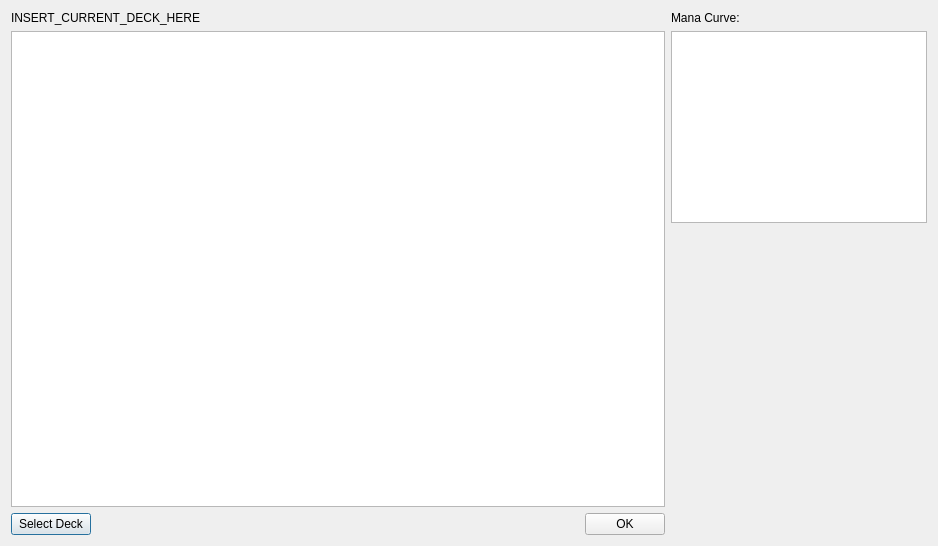
<?xml version="1.0" encoding="UTF-8"?>
<ui version="4.0">
 <class>DeckValidatorDialog</class>
 <widget class="QDialog" name="DeckValidatorDialog">
  <property name="geometry">
   <rect>
    <x>0</x>
    <y>0</y>
    <width>938</width>
    <height>546</height>
   </rect>
  </property>
  <property name="windowTitle">
   <string>Dialog</string>
  </property>
  <layout class="QHBoxLayout" name="horizontalLayout_2">
   <item>
    <layout class="QVBoxLayout" name="verticalLayout">
     <item>
      <widget class="QLabel" name="lblCurrentDeck">
       <property name="text">
        <string>INSERT_CURRENT_DECK_HERE</string>
       </property>
      </widget>
     </item>
     <item>
      <widget class="QTreeView" name="tvIssues">
       <property name="selectionMode">
        <enum>QAbstractItemView::NoSelection</enum>
       </property>
      </widget>
     </item>
     <item>
      <layout class="QHBoxLayout" name="horizontalLayout">
       <item>
        <widget class="QPushButton" name="btnSelectDeck">
         <property name="text">
          <string>Select Deck</string>
         </property>
        </widget>
       </item>
       <item>
        <spacer name="horizontalSpacer">
         <property name="orientation">
          <enum>Qt::Horizontal</enum>
         </property>
         <property name="sizeHint" stdset="0">
          <size>
           <width>40</width>
           <height>20</height>
          </size>
         </property>
        </spacer>
       </item>
       <item>
        <widget class="QPushButton" name="btnOK">
         <property name="text">
          <string>OK</string>
         </property>
        </widget>
       </item>
      </layout>
     </item>
    </layout>
   </item>
   <item>
    <layout class="QVBoxLayout" name="verticalLayout_2">
     <item>
      <widget class="QLabel" name="label">
       <property name="text">
        <string>Mana Curve:</string>
       </property>
      </widget>
     </item>
     <item>
      <widget class="QBarGraph" name="bgManaCurve">
       <property name="sizePolicy">
        <sizepolicy hsizetype="Minimum" vsizetype="Minimum">
         <horstretch>0</horstretch>
         <verstretch>0</verstretch>
        </sizepolicy>
       </property>
      </widget>
     </item>
     <item>
      <spacer name="verticalSpacer">
       <property name="orientation">
        <enum>Qt::Vertical</enum>
       </property>
       <property name="sizeHint" stdset="0">
        <size>
         <width>20</width>
         <height>40</height>
        </size>
       </property>
      </spacer>
     </item>
    </layout>
   </item>
  </layout>
 </widget>
 <customwidgets>
  <customwidget>
   <class>QBarGraph</class>
   <extends>QGraphicsView</extends>
   <header>QBarGraph</header>
  </customwidget>
 </customwidgets>
 <resources/>
 <connections>
  <connection>
   <sender>btnOK</sender>
   <signal>clicked()</signal>
   <receiver>DeckValidatorDialog</receiver>
   <slot>accept()</slot>
   <hints>
    <hint type="sourcelabel">
     <x>868</x>
     <y>522</y>
    </hint>
    <hint type="destinationlabel">
     <x>781</x>
     <y>519</y>
    </hint>
   </hints>
  </connection>
 </connections>
</ui>
